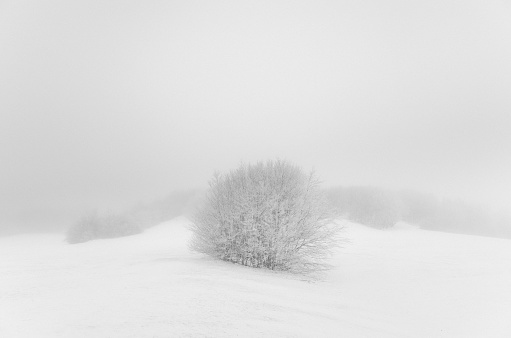
#> input picture lcimg.jpeg, 511 x 338 px
$ python histiogram_equalization.py
#> lines starting #> are read from the running program, lines starting #| are printed output that depends on the picture
import cv2
import numpy as np
import matplotlib.pyplot as plt
import math

img = cv2.imread('lcimg.jpeg',0)
#> img is the input picture: shape (338, 511); min 102, max 242, mean 222.5
h,w = img.shape
#> h = 338; w = 511

cv2.imshow('Original image', img)
cv2.waitKey()

# Histogram Equalization

def getcount(img):
    count = [0]*256
    h,w = img.shape
#> h = 338; w = 511
    for i in range(h):
        for j in range(w):
            k = img[i][j]
            count[k] = count[k] + 1
#> after the loop, count = 256 values, max 14591 at index 232, min 0 at index 0, mean 674.7

    r = [*range(0,256,1)]
    return r,count

n,nk = getcount(img)
#> n = 256 values from 0 to 255; nk has the same summary as count in getcount

s = sum(nk)
#> s = 172718

pdf = []
for i in nk:
    pdf.append(i/s)
#> after the loop, pdf = 256 values, max 0.0845 at index 232, min 0 at index 0, mean 0.00391

c = 0
cdf = []
for i in pdf:
    c = c + i
    cdf.append(c)
#> after the loop, c = 1; cdf = 256 values from 0 to 1

cdf255 = []
for i in cdf:
    cdf255.append(i*255)
#> after the loop, cdf255 = 256 values from 0 to 255

op = []
for i in cdf255:
    op.append(math.ceil(i))
#> after the loop, op = 256 values from 0 to 255

hist_equalized = np.zeros(img.shape,np.uint8)

for i in range(h):
    for j in range(w):
        k = img[i][j]
        hist_equalized[i][j] = op[k]
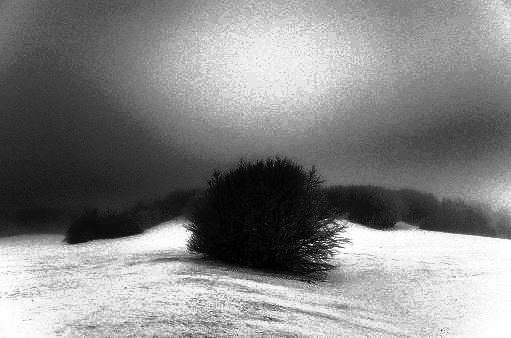
#> hist_equalized: shape (338, 511); min 1, max 255, mean 133

cv2.imshow('Histogram Equalized image',hist_equalized)
cv2.waitKey()

r,count = getcount(img)
#> r = 256 values from 0 to 255
plt.stem(r,count)
plt.show()
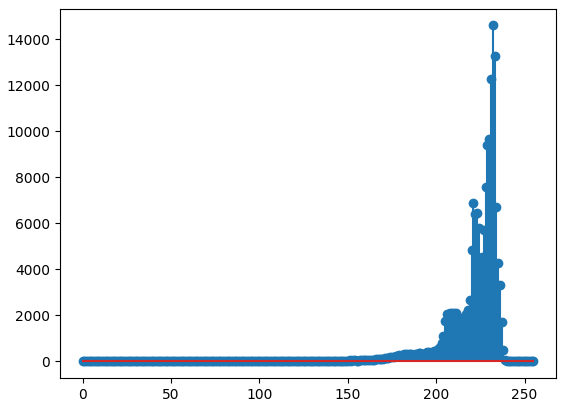
#> figure drawn by matplotlib, 1 panel; curve peaks at x = 232, y = 14591

r,count = getcount(hist_equalized)
#> count = 256 values, max 14591 at index 211, min 0 at index 0, mean 674.7
plt.stem(r,count)
plt.show()
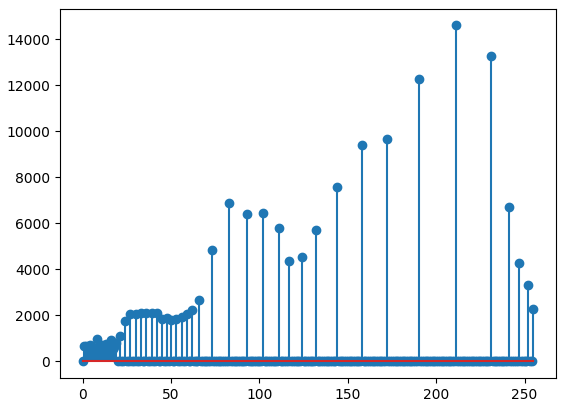
#> figure drawn by matplotlib, 1 panel; curve peaks at x = 211, y = 14591
